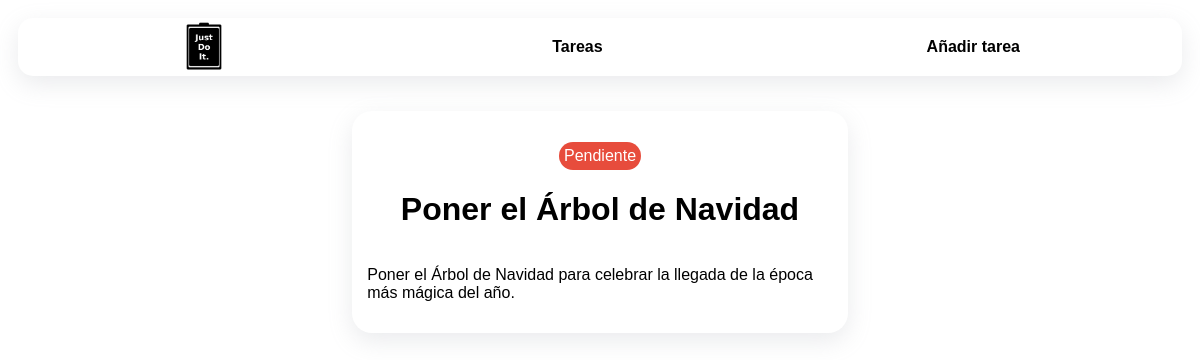
The page /home/tasks/arbol_navidad/ on the database its author committed.
### justdoit/models.py (models this page shows, shortened)
class ToDo(models.Model):
    name = models.CharField(max_length=100)
    slug = models.SlugField(max_length=120, unique=True)
    description = models.TextField()
    done = models.BooleanField(default=False)
    created_at = models.DateTimeField(auto_now_add=True)
    updated_at = models.DateTimeField(auto_now=True)

### justdoit/views.py (the view)
# urls.py: path('tasks/<task_slug>/', views.task_detail, name='task_detail'),
def task_detail(request, task_slug: str):
    task = ToDo.objects.get(slug=task_slug)
    return render(request, 'justdoit/tasks/detail.html', dict(task=task))

### justdoit/templates/justdoit/tasks/detail.html (shortened to what this page needs)
{% load static %}
<!DOCTYPE html>
<html lang="en">
<head>
  <link rel="stylesheet" href="{% static 'justdoit/detail.css' %}">
  <link rel="stylesheet" href="{% static 'justdoit/nav.css' %}">
</head>
{% block body %}
  <header>
    <img width="5%" src="{% static 'assets/logo.png' %}">
    <a class="link_bttn" href="{% url 'justdoit:task_list' %}" target="_blank">Tareas</a>
    <a class="link_bttn" href="{% url 'justdoit:add_task' %}" target="_blank">Añadir tarea</a>
  </header>
  {% if task.done %}
    <div class="task done">
      <p class="task_status dn">Completada</p>
      <h1>{{ task.name }}</h1>
      <p>{{ task.description }}</p>
    </div>
  {% else %}
    <div class="task pending">
      <p class="task_status pnd">Pendiente</p>
      <h1>{{ task.name }}</h1>
      <p>{{ task.description }}</p>
    </div>
  {% endif %}
{% endblock body %}

### justdoit/static/justdoit/detail.css (style rules this page uses)
.task { display: flex; flex-direction: column; align-items: center; max-width: 40%; background-color: white; border-radius: 20px; padding: 15px; box-shadow: rgba(149, 157, 165, 0.2) 0px 8px 24px; font-family: Impact, Haettenschweiler, "Arial Narrow Bold", sans-serif; }
.task_status { color: white; padding: 5px; border-radius: 15px; margin-bottom: 0px; }
.pnd { background-color: #e74c3c; }

### justdoit/static/justdoit/nav.css (style rules this page uses)
header { display: flex; justify-content: space-around; align-items: center; background-color: white; margin: 0 auto; border-radius: 15px; transition: 0.6s; box-shadow: rgba(149, 157, 165, 0.2) 0px 8px 24px; margin-bottom: 35px; }
a { text-decoration: none; font-family: Impact, Haettenschweiler, "Arial Narrow Bold", sans-serif; color: black; font-weight: bold; }
.link_bttn { padding: 5px; border-radius: 15px; transition: 0.3s; }

### rows shown on the page
ToDo: name "Poner el Árbol de Navidad", description "Poner el Árbol de Navidad para celebrar la llegada de la época más mágica del año."
